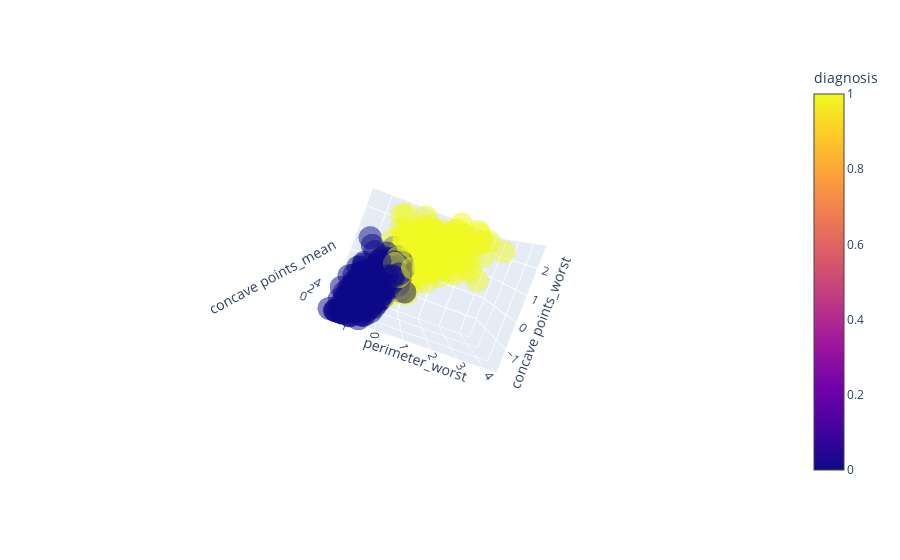

Notebook code cell kept with this figure:
### Code cell
import plotly.express as px
fig = px.scatter_3d(wdbc, x='concave points_worst', y='perimeter_worst', z='concave points_mean',
              color='diagnosis', opacity=0.5)
fig.show()

### Figure 1 — Plotly figure (JSON) as saved in the notebook; plotly's stock layout.template omitted (floating-point values rounded to 4 significant figures; data arrays with more than 128 entries replaced by an {"elided": "..."} marker saying what was removed)
{"data": [{"hoverlabel": {"namelength": 0}, "hovertemplate": "concave points_worst=%{x}<br>perimeter_worst=%{y}<br>concave points_mean=%{z}<br>diagnosis=%{marker.color}", "legendgroup": "", "marker": {"color": {"elided": "569 int values"}, "coloraxis": "coloraxis", "opacity": 0.5, "symbol": "circle"}, "mode": "markers", "name": "", "scene": "scene", "showlegend": false, "type": "scatter3d", "x": {"elided": "569 float values"}, "y": {"elided": "569 float values"}, "z": {"elided": "569 float values"}}], "layout": {"autosize": true, "coloraxis": {"colorbar": {"title": {"text": "diagnosis"}}, "colorscale": [[0, "#0d0887"], [0.1111, "#46039f"], [0.2222, "#7201a8"], [0.3333, "#9c179e"], [0.4444, "#bd3786"], [0.5556, "#d8576b"], [0.6667, "#ed7953"], [0.7778, "#fb9f3a"], [0.8889, "#fdca26"], [1, "#f0f921"]]}, "legend": {"tracegroupgap": 0}, "margin": {"t": 60}, "scene": {"aspectmode": "auto", "aspectratio": {"x": 0.8584, "y": 1.159, "z": 1.005}, "camera": {"center": {"x": 0, "y": 0, "z": 0}, "eye": {"x": 0.21, "y": -0.436, "z": -3.58}, "projection": {"type": "perspective"}, "up": {"x": 0.8565, "y": -0.2844, "z": 0.4307}}, "domain": {"x": [0, 0.98], "y": [0, 1]}, "xaxis": {"title": {"text": "concave points_worst"}, "type": "linear"}, "yaxis": {"title": {"text": "perimeter_worst"}, "type": "linear"}, "zaxis": {"title": {"text": "concave points_mean"}, "type": "linear"}}}}
